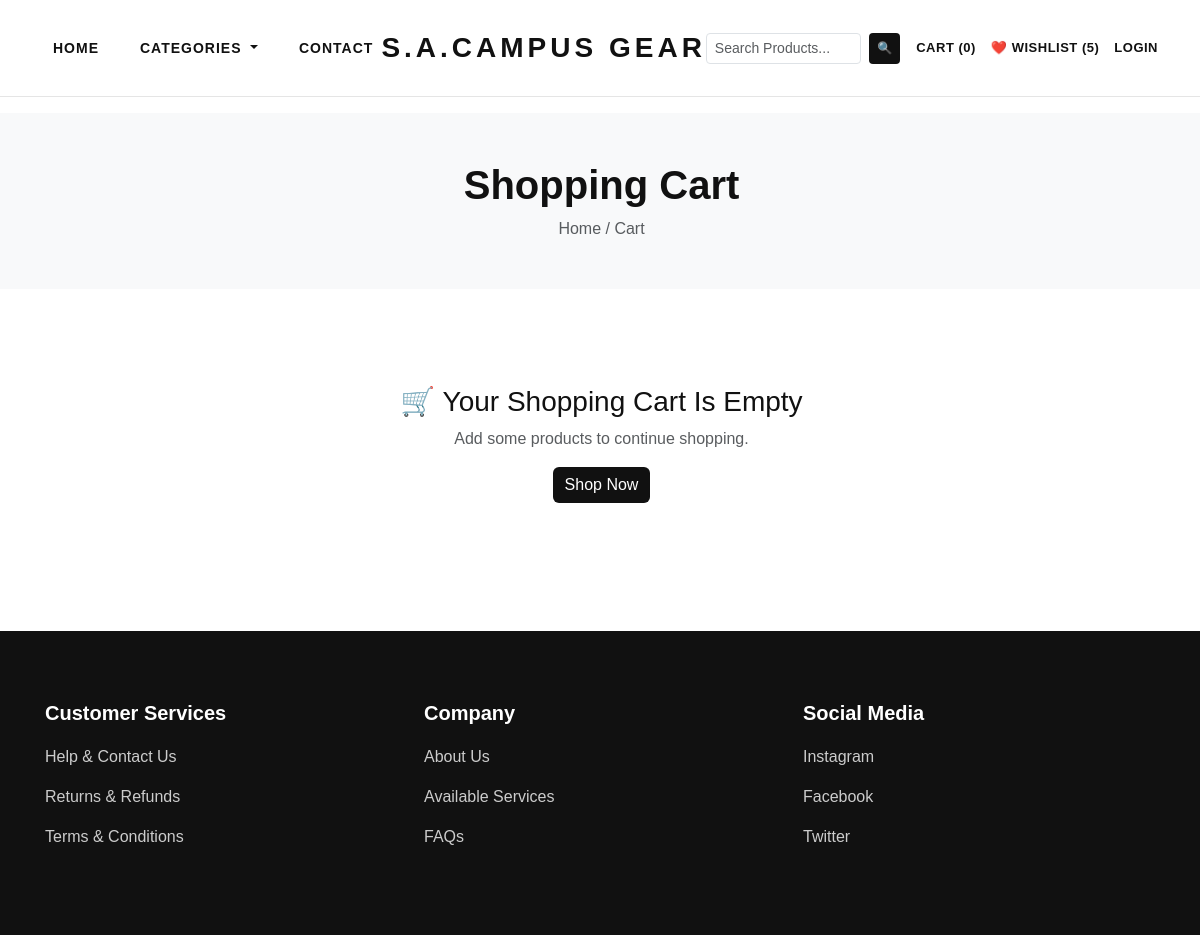
Page /cart/ on the earlier database version.
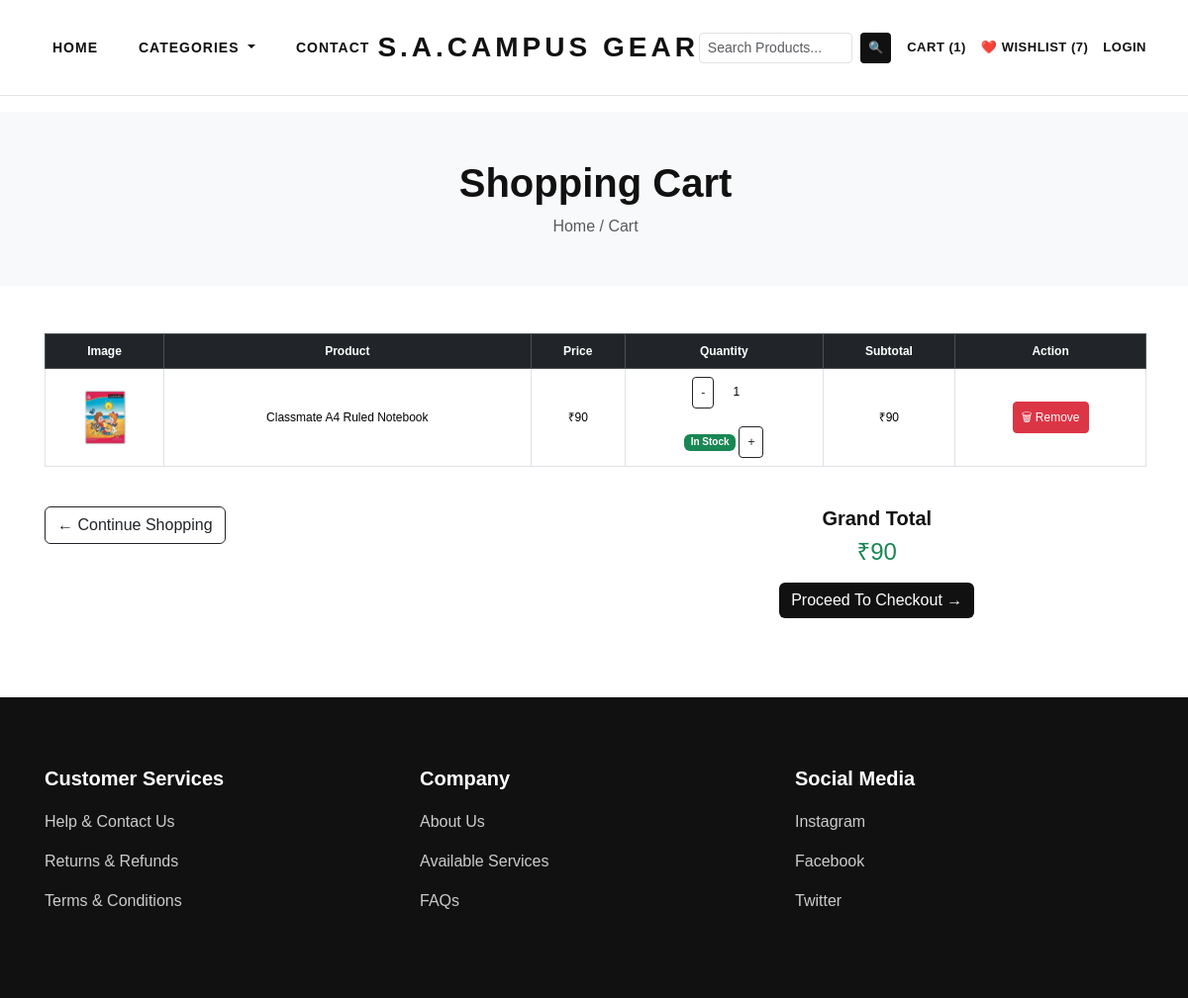
Same page on the later database version.
### store/models.py (models this page shows, shortened)
class Cart(models.Model):
    product = models.ForeignKey(
        Product,
        on_delete=models.CASCADE
    )
    quantity = models.PositiveIntegerField(
        default=1
    )

class Product(models.Model):
    product_title = models.CharField(
        max_length=200
    )
    product_slug = models.SlugField(
        max_length=250,
        blank=True
    )
    sku = models.CharField(
        max_length=100,
        unique=True
    )
    short_description = models.TextField()
    detail_description = models.TextField()
    product_image = models.ImageField(
        upload_to='product/'
    )
    price = models.PositiveIntegerField()
    stock_quantity = models.PositiveIntegerField(
        default=10
    )
    sale_count = models.PositiveIntegerField(
    default=0
)
    product_category = models.ForeignKey(
        Category,
        on_delete=models.CASCADE
    )
    is_active = models.BooleanField(
        default=True
    )
    is_featured = models.BooleanField(
        default=False
    )
    created_date = models.DateTimeField(
        auto_now_add=True
    )
    updated_date = models.DateTimeField(
        auto_now=True
    )

### store/views.py (the view)
def cart_view(request):
    items = Cart.objects.all()
    total = sum(i.product.price * i.quantity for i in items)
    return render(request, "cart.html", {
        "cart_items": items,
        "total": total,
        "continue_url": request.session.get("continue_url", "/"),
        "cart_count": Cart.objects.count(),
        "wishlist_count": Wishlist.objects.count(),
    })

### store/templates/cart.html (shortened to what this page needs)
{% extends 'base.html' %}
{% block content %}
<section class="bg-light py-5 mb-5">
    <div class="container text-center">
        <h1 class="fw-bold">
            Shopping Cart
        </h1>
        <p class="text-muted mb-0">
            Home / Cart
        </p>
    </div>
</section>
<div class="container mb-5">
    {% if cart_items %}
    <div class="table-responsive">
        <table class="table table-bordered align-middle text-center">
            <thead class="table-dark">
                <tr>
                    <th>
                        Image
                    </th>
                    <th>
                        Product
                    </th>
                    <th>
                        Price
                    </th>
                    <th>
                        Quantity
                    </th>
                    <th>
                        Subtotal
                    </th>
                    <th>
                        Action
                    </th>
                </tr>
            </thead>
            <tbody>
                {% for item in cart_items %}
                <tr>
                    <td width="120">
                         <img src="{{ item.product.product_image.url }}"
                            class="img-fluid rounded"
                            style="width:80px;height:80px;object-fit:contain;">
                    </td>
                    <td>
                        {{ item.product.product_title }}
                    </td>
                    <td>
                        ₹{{ item.product.price }}
                    </td>
                    <td>
                        <a href="{% url 'decrease_quantity' item.id %}"
                           class="btn btn-outline-dark btn-sm">
                            -
                        </a>
                        <span class="mx-3">
                            {{ item.quantity }}
                        </span>
                        <br><br>
{% if item.product.stock_quantity == 0 %}
<span class="badge bg-danger">
    Out Of Stock
</span>
{% elif item.product.stock_quantity <= 5 %}
<span class="badge bg-warning text-dark">
    Only {{ item.product.stock_quantity }} Left
</span>
{% else %}
<span class="badge bg-success">
    In Stock
</span>
{% endif %}
                        <a href="{% url 'increase_quantity' item.id %}"
                           class="btn btn-outline-dark btn-sm">
                            +
                        </a>
                    </td>
                    <td>
                        ₹{% widthratio item.product.price 1 item.quantity %}
                    </td>
                    <td>
                        <a href="{% url 'remove_from_cart' item.id %}"
                           class="btn btn-danger btn-sm">
                            🗑 Remove
                        </a>
                    </td>
                </tr>
                {% endfor %}
            </tbody>
        </table>
    </div>
    <div class="row mt-4">
        <div class="col-12 col-md-6 mb-3">
           <a href="{{ request.session.continue_url|default:'/' }}"
                 class="btn btn-outline-dark">
                 ← Continue Shopping
            </a>
        </div>
<div class="col-12 col-md-6 text-center text-md-end">
            <h4 class="fw-bold">
    Grand Total
</h4>
<h2 class="text-success">
    ₹{{ total }}
</h2>
           <a href="{% url 'checkout' %}"
   class="btn btn-dark mt-2">
    Proceed To Checkout →
</a>
        </div>
    </div>
    {% else %}
    <div class="text-center py-5">
        <h3>
            🛒 Your Shopping Cart Is Empty
        </h3>
        <p class="text-muted">
            Add some products to continue shopping.
        </p>
        <a href="{% url 'home' %}"
           class="btn btn-dark">
            Shop Now
        </a>
    </div>
    {% endif %}
</div>
{% endblock %}

Differences in the rows shown:
added Cart: product.product_image (picture), product.product_title "Classmate A4 Ruled Notebook", product.price "90", quantity "1", shows "In Stock", product+quantity "90"
Other differences:
{{ cart_count }}: "0" → "1"
{{ wishlist_count }}: "5" → "7"
{{ total }}: (not shown) → "90"
text no longer shown: "🛒 Your Shopping Cart Is Empty Add some products to continue shopping. Shop Now"
text now shown: "Image Product Price Quantity Subtotal Action ← Continue Shopping Grand Total ₹ Proceed To Checkout →"
